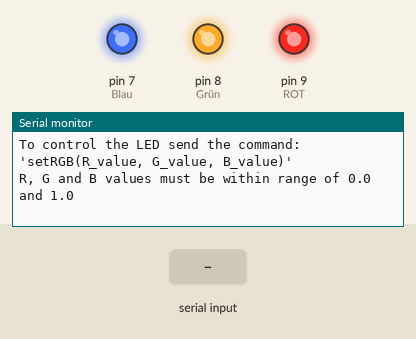
A sketch run on a simulated Arduino Uno, built with avr-gcc and run on an emulated ATmega328P. Parts: output pins drawn as LEDs (lit = HIGH), the last lines printed to the serial monitor. The inputs (shaded band) are chosen by the test bench.

Above: at 1.6 s.
1.7 s: "setRGB,1\n" received over Serial
At 2.3 s:
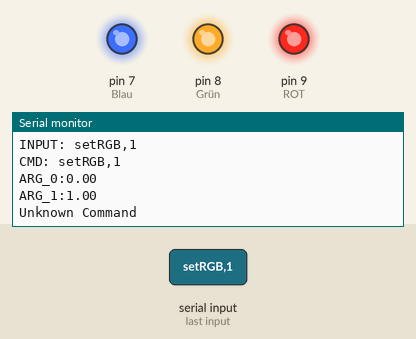
3.2 s: "(\n" received over Serial
At 4.4 s:
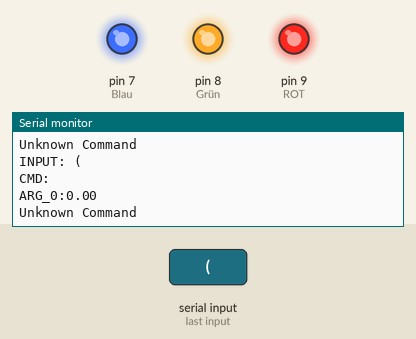
4.7 s: ")\n" received over Serial
At 5.3 s:
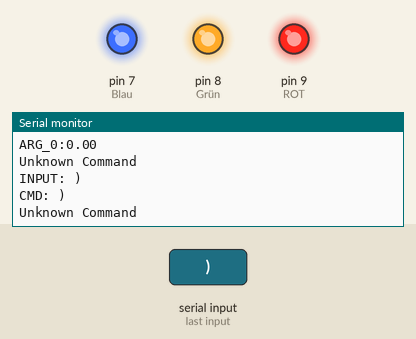

Measured:
- after the input at 1.7 s, the serial monitor: prints a new line at once (image 1)
- after the input at 3.2 s, the serial monitor: prints a new line at once (image 2)
- after the input at 4.7 s, the serial monitor: prints a new line at once (image 3)

The sketch:

Aufg3.1.ino
```cpp
void setup() {
  Serial.begin(9600);

  pinMode(7, OUTPUT);//Blau
  pinMode(8, OUTPUT);//Grün
  pinMode(9, OUTPUT);//ROT

  analogWrite(9, 255);
  analogWrite(8, 255);
  analogWrite(7, 255);

  delay(300);
  Serial.println("------------------------------------------------------------------------");
  Serial.println("To control the LED send the command: 'setRGB(R_value, G_value, B_value)'");
  Serial.println("R, G and B values must be within range of 0.0 and 1.0");

}

void loop() {
  while (Serial.available() > 0) {
    char ch = Serial.read();
    //Serial.write(ch);
    parser(ch);
  }
}

void setRGB(float red, float green, float blue) {
  if ( red > 1.0 || red < 0.0) {
    Serial.println("Error: Argument  1 value must be within range 0.0 and 1.0");
    return;
  }
  if ( green > 1.0 || green < 0.0) {
    Serial.println("Error: Argument  2 value must be within range 0.0 and 1.0");
    return;
  }
  if ( blue > 1.0 || blue < 0.0) {
    Serial.println("Error: Argument  3 value must be within range 0.0 and 1.0");
    return;
  }

  analogWrite(9, (255.0 * (1 - red)));
  analogWrite(8, (255.0 * (1 - green)));
  analogWrite(7, (255.0 * (1 - blue)));
}

//setRGB(0.0,0.0,0.0)
void parser(char newChar) {
  static String currentCommand;
  currentCommand += newChar;

  if (newChar == '\n') {
    Serial.println("INPUT: " + currentCommand);

    //Befehl verarbeiten
    int firstBracket = currentCommand.indexOf("(");
    int lastBracket = currentCommand.indexOf(")");
    String befehl = currentCommand.substring(0, firstBracket);
    String parameter = currentCommand.substring(firstBracket + 1, lastBracket);

    Serial.println("CMD: " + befehl);

    float parameterarray[10];
    int parametercount = 0;
    int comma = parameter.indexOf(",");
    while (parameter.length() > 0) {
      String parameterstring = parameter.substring(0, comma);
      parameterarray[parametercount] = parameterstring.toFloat();

      Serial.println("ARG_" + String(parametercount) + ":" + String(parameterarray[parametercount]));

      if (comma != -1) {
        parameter = parameter.substring(comma + 1);
      } else {
        parameter = "";
      }
      comma = parameter.indexOf(",");
      parametercount++;
    }

    if (befehl == "setRGB" && parametercount == 3) {
      setRGB(parameterarray[0], parameterarray[1], parameterarray[2]);
    } else {
      Serial.println("Unknown Command");
    }

    currentCommand = "";
  }
}
```
